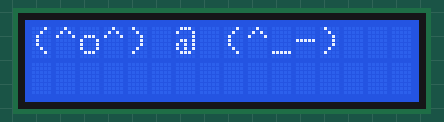
Recording of a sketch running on a simulated Arduino Uno, built with avr-gcc and run on an emulated ATmega328P. Shown: 16×2 character LCD.

Above: at 0.1 s.
At 1.1 s:
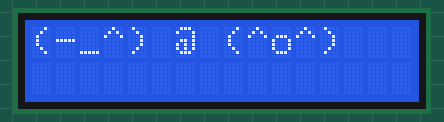

Measured:
- what the display in image 1 shows lasts 1.0 s, from 1.1 s to 2.1 s

The sketch:

lcd_quiz.ino
```cpp
// LCD로 Wink 애니메이션 표현하기

#include <Wire.h>
#include <LiquidCrystal_I2C.h>

LiquidCrystal_I2C lcd(0x27, 16, 2);

void setup() {
  lcd.begin();
  lcd.backlight();
}

void loop() {
  lcd.home();
  lcd.print("(^o^) @ (^_-)");
  delay(1000);
  lcd.clear();

  lcd.home();
  lcd.print("(-_^) @ (^o^)");
  delay(1000);
  lcd.clear();

}
```
